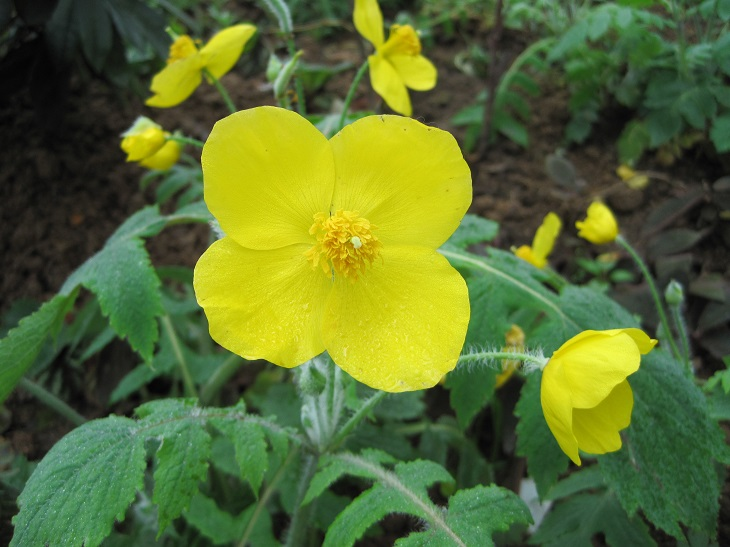
#> input picture 2入门/opencv入门/image0.JPG, 730 x 547 px, found by its file name
$ jupyter execute '15文字图片绘制.ipynb'
#> lines starting #> are read from the running program, lines starting #| are printed output that depends on the picture; after the words box and inside, x2 and y2 are one past the last pixel; in counts of white or black regions, pixels touching at a corner belong together
[cell 1]
import cv2
import numpy as np
img = cv2.imread('/Users/xh/workspaces/jupyter/opencv-example/2入门/opencv入门/image0.JPG', 1)
#> img is the input picture: shape (547, 730, 3); mean B, G, R 48.7, 109.6, 90.1
font = cv2.FONT_HERSHEY_SIMPLEX
cv2.rectangle(img,(200,100),(500,400),(0,255,0),3)
# 1 dst 2 文字内容 3 坐标 4 5 字体大小 6 color 7 粗细 8 line type
cv2.putText(img,'this is flow',(100,300),font,1,(200,100,255),2,cv2.LINE_AA)
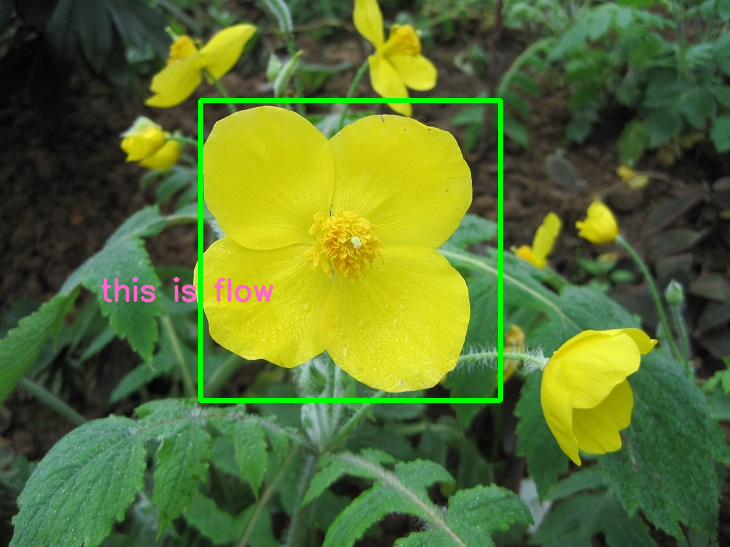
#> img: shape (547, 730, 3); mean B, G, R 48.3, 111.8, 89.3
import matplotlib.pyplot as plt
img_rgb = cv2.cvtColor(img, cv2.COLOR_BGR2RGB)
plt.imshow(img_rgb)
plt.title('Image')
plt.axis('off')
plt.show()

[cell 2]
import cv2
img = cv2.imread('/Users/xh/workspaces/jupyter/opencv-example/2入门/opencv入门/image0.JPG', 1)
height = int(img.shape[0]*0.2)
#> height = 109
width = int(img.shape[1]*0.2)
#> width = 146
imgResize = cv2.resize(img,(width,height))
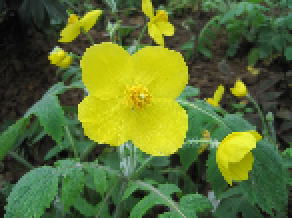
#> imgResize: shape (109, 146, 3) (shown 2 times larger); mean B, G, R 48.6, 109.5, 89.9
for i in range(0,height):
    for j in range(0,width):
        img[i+200,j+350] = imgResize[i,j]
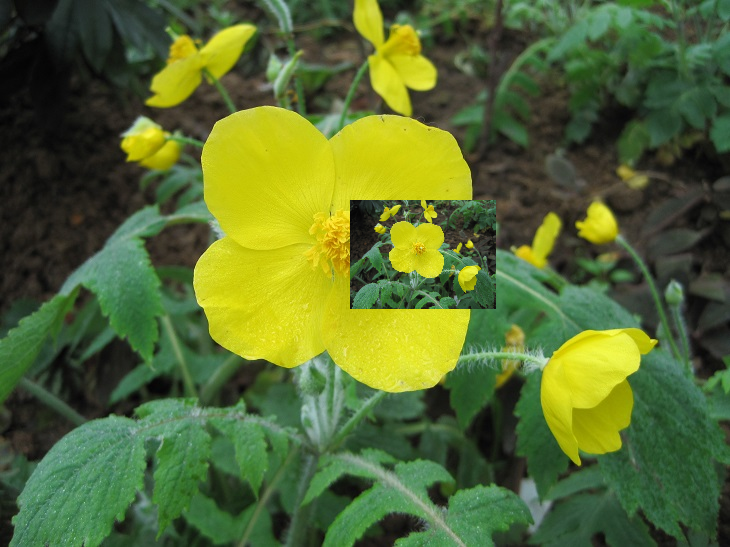
#> img: shape (547, 730, 3); 3.98% of pixels changed, all inside (x1, y1, x2, y2) = (350, 200, 496, 309)
import matplotlib.pyplot as plt
img_rgb = cv2.cvtColor(img, cv2.COLOR_BGR2RGB)
plt.imshow(img_rgb)
plt.title('Image')
plt.axis('off')
plt.show()
